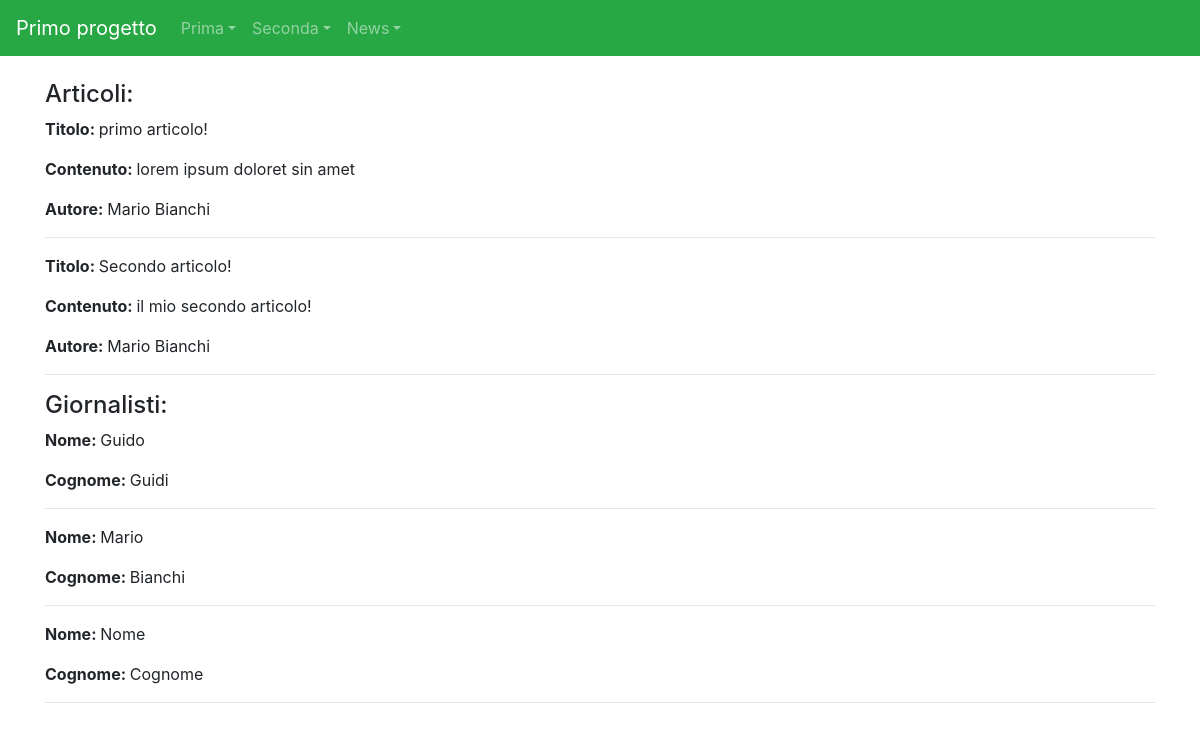
The page /news/ on the database as committed earlier.
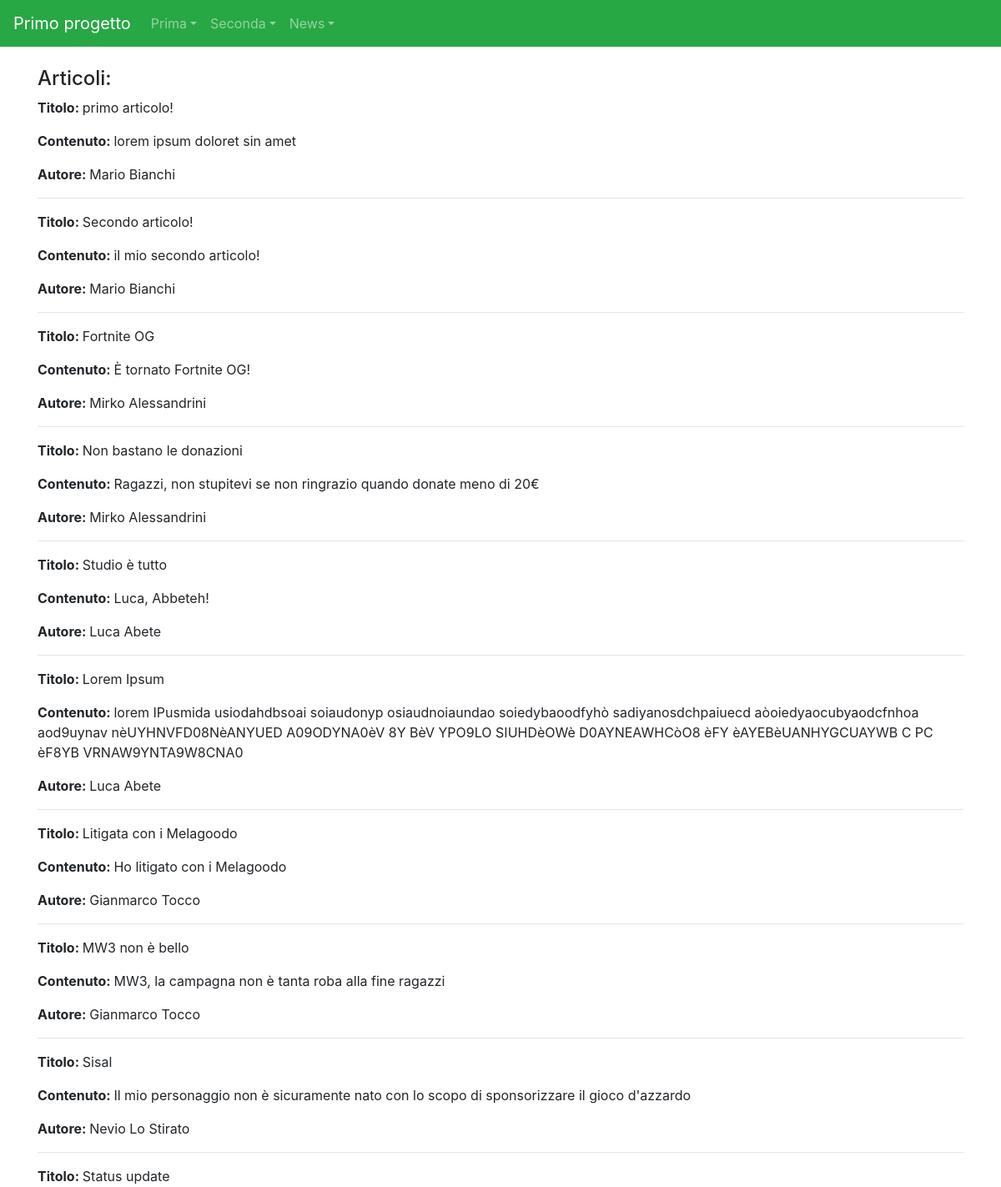
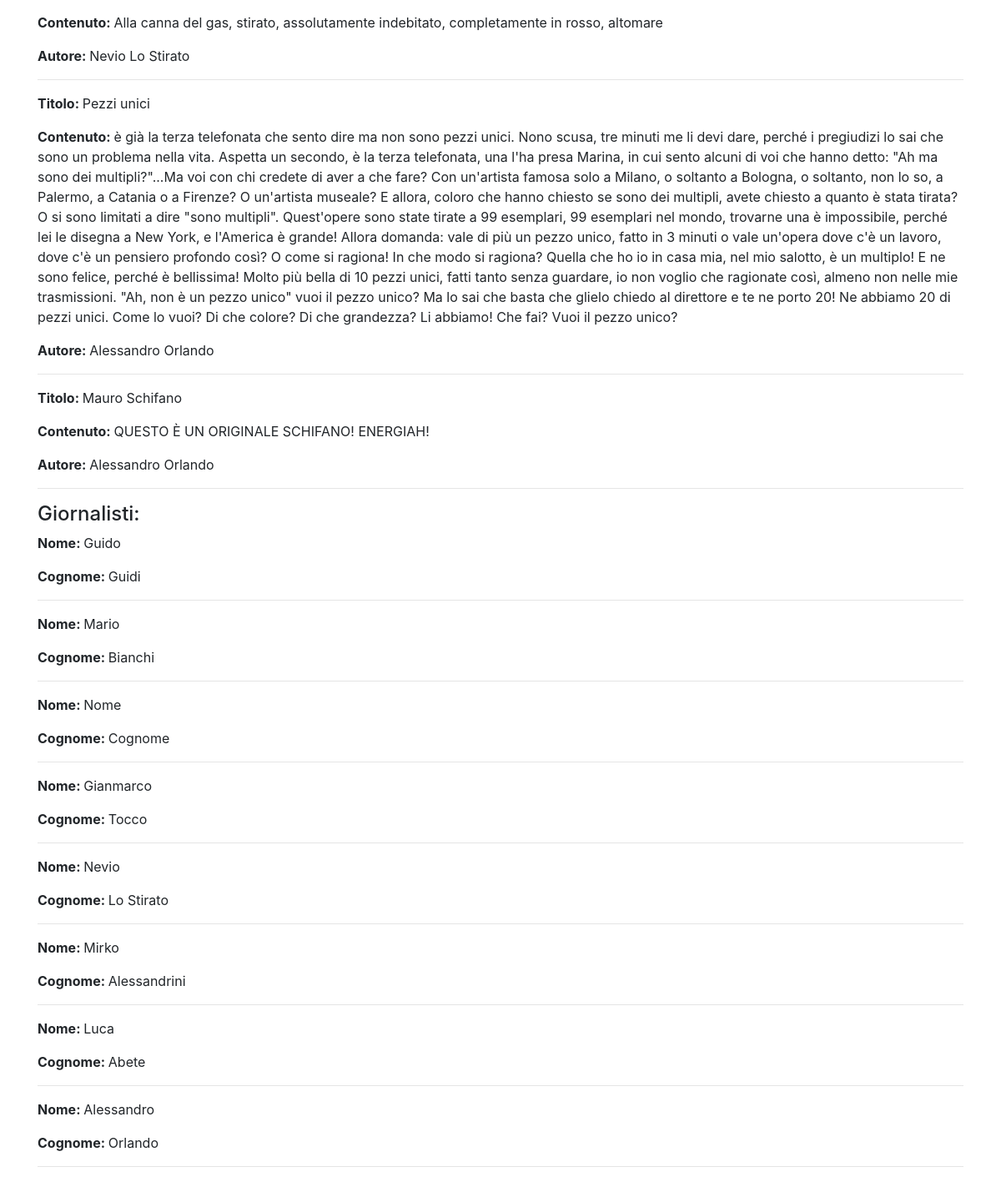
The same page on the database as committed later (2 pictures, top to bottom).
### news/models.py (models this page shows)
class Articolo(models.Model):
    titolo = models.CharField(max_length = 100)
    contenuto = models.TextField()
    giornalista = models.ForeignKey(Giornalista, on_delete = models.CASCADE, related_name = "articoli")
    data = models.DateField(auto_now = True, blank = True)
    visualizzazioni = models.IntegerField(default = 0, blank = True)
    def __str__(self):
        return self.titolo
    class Meta:
        verbose_name = "Articolo"
        verbose_name_plural = "Articoli"

class Giornalista(models.Model):
    nome = models.CharField(max_length = 20)
    cognome = models.CharField(max_length = 20)
    anno_di_nascita = models.DateField(blank = True)
    def __str__(self):
        return self.nome + " " + self.cognome
    class Meta:
        verbose_name = "Giornalista"
        verbose_name_plural = "Giornalisti"

### news/views.py (the view)
# urls.py: path("", home, name = "homeview"),
def home(request):
    articoli = Articolo.objects.all() #lista di articoli
    giornalisti = Giornalista.objects.all() #lista di giornalisti
    context = {"articoli": articoli, "giornalisti": giornalisti}
    print(context)
    return render(request, "homepage_news.html", context)

### news/templates/homepage_news.html (shortened to what this page needs)
{% extends "base.html" %}
{%block content%}
<h4>Articoli:</h4>
    {% for articolo in articoli%}
        <p><strong>Titolo: </strong>{{articolo.titolo}}</p>
        <p><strong>Contenuto: </strong>{{articolo.contenuto}}</p>
        <p><strong>Autore: </strong>{{articolo.giornalista}}</p>
        <hr>
    {%endfor%}
<h4>Giornalisti:</h4>
    {% for giornalista in giornalisti%}
        <p><strong>Nome: </strong>{{giornalista.nome}}</p>
        <p><strong>Cognome: </strong>{{giornalista.cognome}}</p>
        <hr>
    {%endfor%}
{%endblock content%}

Rows that differ between the two databases and show on the page:
added Articolo: titolo "Fortnite OG", contenuto "È tornato Fortnite OG!", giornalista "Mirko Alessandrini"
added Articolo: titolo "Non bastano le donazioni", contenuto "Ragazzi, non stupitevi se non ringrazio quando donate meno di 20€", giornalista "Mirko Alessandrini"
added Articolo: titolo "Studio è tutto", contenuto "Luca, Abbeteh!", giornalista "Luca Abete"
added Articolo: titolo "Lorem Ipsum", contenuto "lorem IPusmida usiodahdbsoai soiaudonyp osiaudnoiaundao soiedybaoodfyhò sadiyanosdchpaiuecd aòoiedyaocubyaodcfnhoa aod9uynav nèUYHNVFD08NèANYUED A09ODYNA0èV 8Y BèV YPO9LO SIUHDèOWè D0AYNEAWHCòO8 èFY èAYEBèUANHYGCUAYWB C PC èF8YB VRNAW9YNTA9W8CNA0", giornalista "Luca Abete"
added Articolo: titolo "Litigata con i Melagoodo", contenuto "Ho litigato con i Melagoodo", giornalista "Gianmarco Tocco"
added Articolo: titolo "MW3 non è bello", contenuto "MW3, la campagna non è tanta roba alla fine ragazzi", giornalista "Gianmarco Tocco"
added Articolo: titolo "Sisal", contenuto "Il mio personaggio non è sicuramente nato con lo scopo di sponsorizzare il gioco d'azzardo", giornalista "Nevio Lo Stirato"
added Articolo: titolo "Status update", contenuto "Alla canna del gas, stirato, assolutamente indebitato, completamente in rosso, altomare", giornalista "Nevio Lo Stirato"
added Articolo: titolo "Pezzi unici", contenuto "è già la terza telefonata che sento dire ma non sono pezzi unici. Nono scusa, tre minuti me li devi dare, perché i pregiudizi lo sai che sono un problema nella vita. Aspetta un secondo, è la terza telefonata, una l'ha presa Marina, in cui sento alcuni di voi che hanno detto: \"Ah ma sono dei multipli?\"...Ma voi con chi credete di aver a che fare? Con un'artista famosa solo a Milano, o soltanto a Bologna, o soltanto, non lo so, a Palermo, a Catania o a Firenze? O un'artista museale? E allora, coloro che hanno chiesto se sono dei multipli, avete chiesto a quanto è stata tirata? O si sono limitati a dire \"sono multipli\". Quest'opere sono state tirate a 99 esemplari, 99 esemplari nel mondo,…", giornalista "Alessandro Orlando"
added Articolo: titolo "Mauro Schifano", contenuto "QUESTO È UN ORIGINALE SCHIFANO! ENERGIAH!", giornalista "Alessandro Orlando"
added Giornalista: nome "Gianmarco", cognome "Tocco"
added Giornalista: nome "Nevio", cognome "Lo Stirato"
added Giornalista: nome "Mirko", cognome "Alessandrini"
added Giornalista: nome "Luca", cognome "Abete"
added Giornalista: nome "Alessandro", cognome "Orlando"
